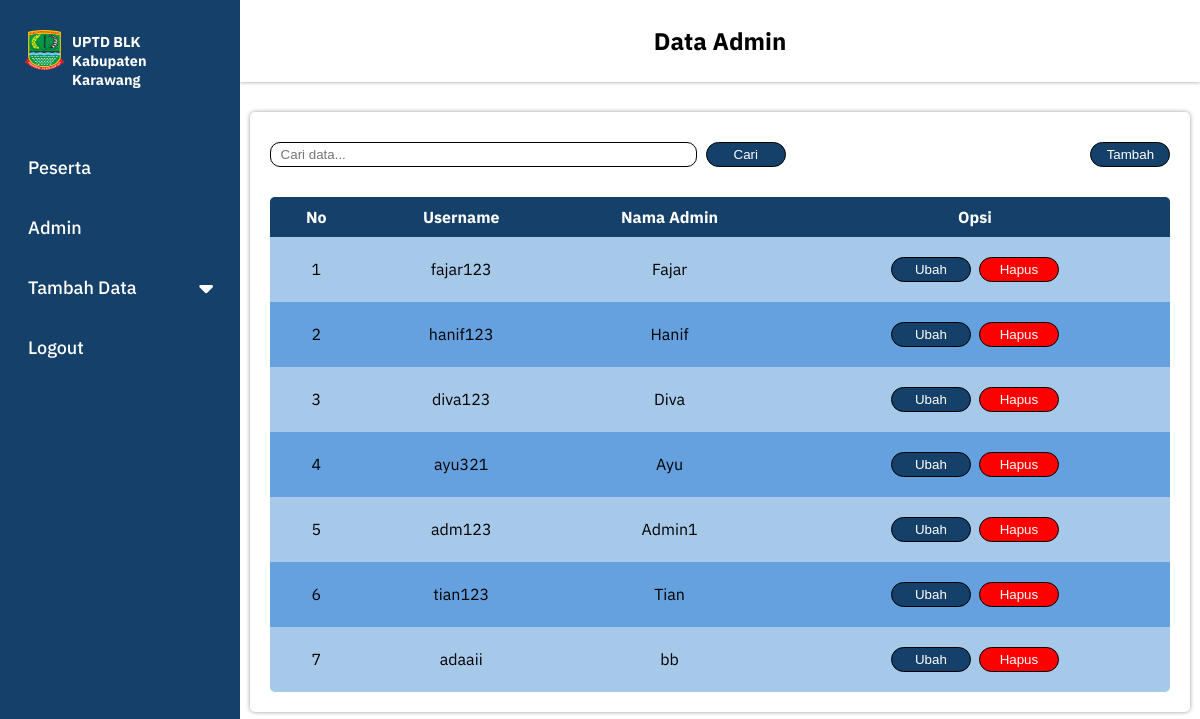
Screenshot of /admin/admin.php (signed in) with the database file from the repository.
### tables this page shows
CREATE TABLE `users` (
  `id_admin` int(11) NOT NULL,
  `nama` varchar(100) NOT NULL,
  `username` varchar(20) NOT NULL,
  `password` varchar(100) NOT NULL
);

### admin/function.php (called while the page is built, shortened)
<?php
$conn = mysqli_connect("localhost", "root", "", "db_blkkarawang");
function query($query)
{
    global $conn;
    $result = mysqli_query($conn, $query);
    $rows = [];
    while ($row = mysqli_fetch_assoc($result)) {
        $rows[] = $row;
    }
    return $rows;
}

### admin/admin.php (the view, shortened to what this page needs)
<?php
    require 'function.php';
    include 'sidebar.php';
    $admin = query("SELECT * FROM users");
?>
<!DOCTYPE html>
<html lang="en">
<head>
    <link rel="stylesheet" href="../css/tambah_data.css?v=<?php echo time(); ?>">
</head>
<body>
    <div class="container">
        <div class="sub_container">
            <div class="header">
                <h2>Data Admin</h2>
            </div>
            <div class="box">
                <div class="content">
                    <form action="" method="post">
                        <div class="menu">
                            <div class="search">
                                <input type="text" name="search_admin" id="search" placeholder="Cari data...">
                                <button type="submit" name="cari_admin" id="cari">Cari</button>
                            </div>
                            <div class="tambah">
                                <button type="submit" name="tambah_admin" id="tambah">Tambah</button>
                            </div>
                        </div>
                    </form>
                    <br>
                    <div class="t_body">
                        <table border="0" cellpadding="10" cellspacing="0">
                            <tr>
                                <th>No</th>
                                <th>Username</th>
                                <th>Nama Admin</th>
                                <th>Opsi</th>
                            </tr>
                            <?php $i = 1; ?>
                            <?php foreach($admin as $row) : ?>
                            <tr>
                                <td><?= $i; ?></td>
                                <td><?= $row['username']; ?></td>
                                <td><?= $row['nama']; ?></td>
                                    <td class="action-btn">
                                        <button type="submit" name="submit" id="ubah"><a href="ubah_data_admin.php?id_admin=<?= $row["id_admin"]; ?>">Ubah</a></button>
                                        <button type="submit" name="submit" id="hapus"><a href="hapus_data_admin.php?id_admin=<?= $row["id_admin"]; ?>" onclick="return confirm('yakin menghapus data ini?')">Hapus</a></button>
                                    </td>
                            </tr>
                            <?php $i++; ?>
                            <?php endforeach; ?>
                        </table>
                    </div>
                </div>
            </div>
        </div>
    </div>
    </body>
</html>

### css/sidebar.css (style rules this page uses)
body { padding: 0; margin: 0; }

### css/tambah_data.css (style rules this page uses)
body { font-family: "IBM Plex Sans", sans-serif; margin: 0; padding: 0; }
div.container { width: 100%; }
div.sub_container { width: 80%; margin-left: 20%; }
div.header { margin: 0 0 30px 0; text-align: center; padding: 5px; background-color: white; color: black; box-shadow: 0 0 4px rgba(0, 0, 0, 0.4); }
div.box { max-width: 98%; margin: 5px auto; border-radius: 5px; box-shadow: 0 0 4px rgba(0, 0, 0, 0.4); }
div.content { padding: 20px; box-sizing: border-box; overflow: hidden; }
div.menu { display: flex; justify-content: space-between; }
div.search { width: 90%; }
input { width: 50%; padding: 4px 10px; border: 1px solid black; border-radius: 10px; }
div.t_body { overflow: auto; border-radius: 5px; }
table { width: 100%; }
table tr th { background-color: #15406a; color: white; text-align: center; }
table tr td { padding-left: 20px; padding-right: 20px; text-align: center; }
table tr:nth-child(odd) { background-color: #65a1de; }
table tr:nth-child(even) { background-color: #a6c8e9; }
td.action-btn { display: flex; justify-content: center; align-items: center; gap: 8px; }
button { margin: 10px 0; width: 80px; border: 1px solid black; height: 25px; cursor: pointer; border-radius: 15px; transition: all 0.2s; }
button a { text-decoration: none; color: white; }
button#cari, button#tambah, button#ubah, button#publish { background-color: #15406a; color: white; }
button#cari { margin-left: 5px; }
button#hapus { background-color: red; }

### rows the page displays
users: username "fajar123", nama "Fajar"
users: username "hanif123", nama "Hanif"
users: username "diva123", nama "Diva"
users: username "ayu321", nama "Ayu"
users: username "adm123", nama "Admin1"
users: username "tian123", nama "Tian"
users: username "adaaii", nama "bb"
